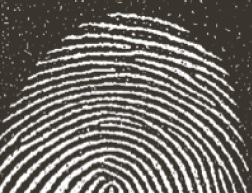
%> input picture praticas/pratica07/digital.jpg, 252 x 193 px
$ octave pratica7Digital.m   (GNU Octave 9; MATLAB toolbox functions it lacks are replaced by stand-ins)
%> lines starting %> are read from the running program, lines starting %| are printed output that depends on the picture; in (x1, y1, x2, y2) boxes, pixels count from 0 and x2, y2 are one past the last pixel; in counts of white or black regions, pixels touching at a corner belong together; the program's own positions count from 1
clear all
close all
pkg load image

digital = imread('C:\Users\Tuany Mariah\Google Drive\TADS\2018.1\Processamento Digital de Imagens\praticas\pratica07\digital.jpg');
%> digital is the input picture: size 193x252x3 uint8; mean R, G, B 111.3, 107.7, 102.7
figure('name','Imagem Original da Digital')
imshow(digital)


%%binarizacao da imagem
digitalbw = im2bw(digital);
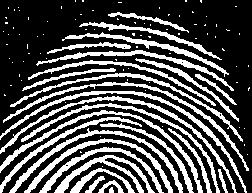
%> digitalbw: size 193x252 logical; 31.6% white; 109 white regions (82 under 20 px), largest, box (x1, y1, x2, y2) and area: (0, 91, 247, 193) 1046, (0, 110, 203, 193) 1006, (0, 96, 237, 193) 994

figure('name','Imagem da Digital Binarizada')
imshow(digitalbw)
%% erosao da imagem tipo do elemento estruturante (EE)
EE = [1 1 1;
      1 1 1;
      1 1 1];

digitalerode = digitalbw;
for i = 2:size(digitalbw,1)-1
  for j = 2:size(digitalbw,2)-1
    if(digitalbw(i,j)==1)
      vizA = [digitalbw(i-1,j-1) digitalbw(i-1,j) digitalbw(i-1,j+1);...
            digitalbw(i,j-1) digitalbw(i,j) digitalbw(i,j+1);...
            digitalbw(i+1,j-1) digitalbw(i+1,j) digitalbw(i+1,j+1)];
      if (sum(sum(vizA==EE))!=9)
        digitalerode(i,j)=0;
      end
    end
  endfor
endfor
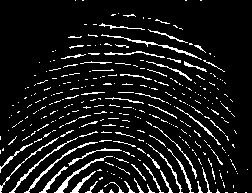
%> digitalerode: size 193x252 logical; 9.6% white in thin lines or dots
%> after the loop, vizA = [true false false; true true false; true true false]

figure('Name','Imagem da Digital Erodida')
imshow(digitalerode)

%% dilatacao da imagem
dilatacao = digitalerode;
for i = 2: size(digitalerode,1)-1
  for j = 2: size(digitalerode,2)-1
    if(digitalerode(i,j) == 1)
      dilatacao(i+1, j-1) = 1;
      dilatacao(i, j-1) = 1;
      dilatacao(i-1, j-1) = 1;
      dilatacao(i+1, j) = 1;
      dilatacao(i-1, j) = 1;
      dilatacao(i+1, j+1) = 1;
      dilatacao(i, j+1) = 1;
      dilatacao(i-1, j+1) = 1;
    endif
  endfor
endfor
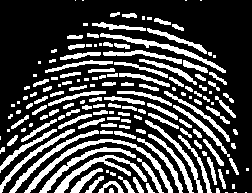
%> dilatacao: size 193x252 logical; 28.2% white; 158 white regions (46 under 20 px), largest, box (x1, y1, x2, y2) and area: (24, 139, 173, 193) 857, (54, 155, 147, 193) 650, (100, 33, 226, 73) 575

figure('Name','Imagem da Digital Dilatada')
imshow(dilatacao)
